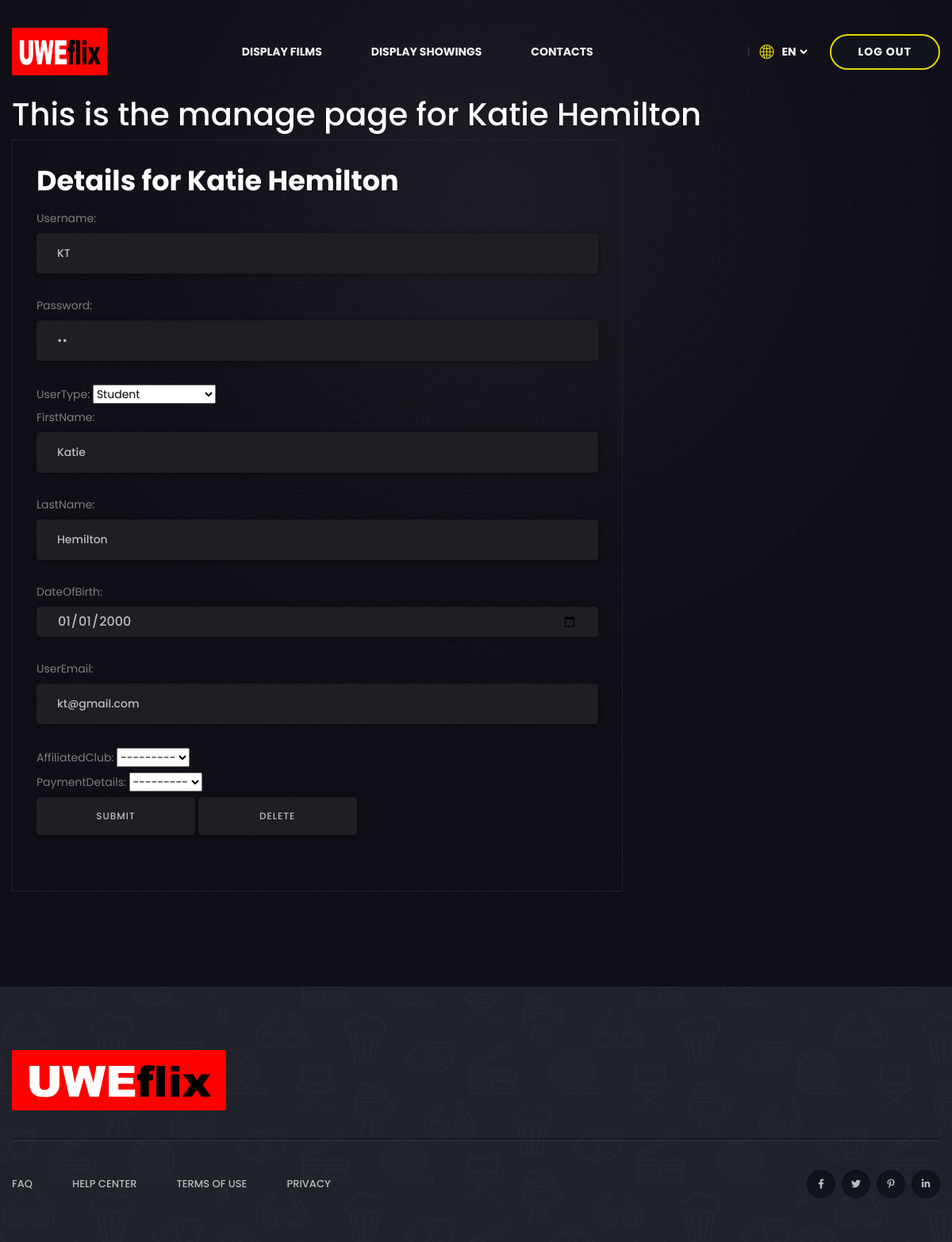
The page /accounts/user/4/ (signed in) on the database its author committed.
### accounts/models.py (models this page shows, shortened)
class User(models.Model):
    username = models.CharField(max_length=255)
    password = models.CharField(max_length=255)
    class UserType(models.TextChoices):
        CUSTOMER = 'C', _('Customer')
        STUDENT = 'S', _('Student')
        CLUBREP = 'CR', _('Club Rep')
        ACCOUNTSMANAGER = 'AM', _('Accounts Manager')
        CINEMAMANAGER = 'CM', _('Cinema Manager')
    userType = models.CharField(
        max_length = 2,
        choices = UserType.choices,
        default = UserType.CUSTOMER
    )
    firstName = models.CharField(max_length=255)
    lastName = models.CharField(max_length=255)
    dateOfBirth = models.DateField()
    userEmail = models.CharField(max_length=255)
    affiliatedClub = models.ForeignKey(Club, on_delete=models.CASCADE, blank=True, null=True)
    paymentDetails = models.ForeignKey(PaymentDetails, on_delete=models.CASCADE, blank=True, null=True)
    balance = models.IntegerField(default=0, validators=[MinValueValidator(-150)])
    activated = models.BooleanField(default=False)

### accounts/views.py (the view, shortened to what this page needs)
# urls.py: path('user/<int:userID>/', views.manageUser, {'user_required': True, 'user_types_required': (User.UserType.CINEMAMANAGER)}, name="manageUser"),
def manageUser(request, userID, user_required=True, user_types_required=(User.UserType.CINEMAMANAGER)):
    user = get_object_or_404(User, pk=userID)
    userForm = UserForm(request.POST or None, instance=user)
    context = {
        'user': user,
        'userForm': userForm
    }
    if request.method != 'POST':
        return render(request, 'accounts/manageUser.html', context)

### accounts/models.py
class UserForm(forms.ModelForm):
    class Meta:
        model = User
        fields = ('username', 'password', 'userType', 'firstName', 'lastName', 'dateOfBirth', 'userEmail', 'affiliatedClub', 'paymentDetails',) #'__all__'
        widgets = {
            'dateOfBirth': forms.DateInput(
                format=('%Y-%m-%d'),
                attrs={'class': 'form-control',
                    'placeholder': 'Select a date',
                    'type': 'date'
                }),
            'password': forms.TextInput(
                attrs={
                    'placeholder': 'Enter a password',
                    'type': 'password'
                }
            )
        }

### accounts/permissions.py (called while the page is built)
    def __call__(self, request):
        response = self.get_response(request)
        return response

    def process_view(self, request, view_func, view_args, view_kwargs):
        user_required = view_kwargs.get('user_required', None)
        user_types_required = view_kwargs.get('user_types_required', None)
        if user_required or user_types_required:
            user = self.get_authenticated_user(request)
            if not user:
                return redirect(reverse('login') + '?message=Login Required')
            if user_types_required and user.userType not in user_types_required:
                return redirect(reverse('home') + '?message=You do not have the relevant permissions')

    @staticmethod
    def get_authenticated_user(request):
        user_id = request.session.get('id', None)
        if user_id:
            try:
                user = User.objects.get(pk=user_id)
                return user
            except User.DoesNotExist:
                return None
        return None

### clubRep/models.py (called while the page is built)
    def __str__(self):
        return self.clubName

### accounts/templates/accounts/manageUser.html (shortened to what this page needs)
{% extends "uwe/base.html" %}
{% load static %}
{% block content %}
<section class="contact-area contact-bg" data-background="{% static 'uwe/img/bg/contact_bg.jpg' %}">
    <div class="container">
        <h1>This is the manage page for {{ user.firstName }} {{ user.lastName }}</h1>
        <div class="row">
            <div class="col-xl-8 col-lg-7">
                <div class="contact-form">
                    <form action="{% url 'accounts:manageUser' user.id%}" method="post">
                        <fieldset>
                            <legend>
                                <h2>Details for {{ user.firstName }} {{ user.lastName }}</h2>
                            </legend>
                            {% for field in userForm %}
                            <div class="fieldContainer">
                                {{ field.label_tag }} {{ field }}
                            </div>
                            {% endfor %}
                            <input type="submit" class="btn" name="submit" value="Submit">
                            <input type="submit" class="btn" name="delete" value="Delete">
                        </fieldset>
                    </form>
                </div>
            </div>
        </div>
    </div>
</section>
                    {%endblock%}

### uwe/static/uwe/css/style.css (style rules this page uses)
body { font-family: 'Poppins', sans-serif; font-weight: 500; font-style: normal; font-size: 14px; color: #bcbcbc; }
h1, h2, h3, h4, h5, h6 { font-family: 'Poppins', sans-serif; color: #fff; margin-top: 0px; font-style: normal; font-weight: 700; text-transform: normal; }
h1 { font-size: 40px; font-weight: 500; }
h2 { font-size: 35px; }
label { color: #7e7e7e; cursor: pointer; font-size: 14px; font-weight: 400; }
*::placeholder { color: #555555; font-size: 14px; opacity: 1; }
.btn { user-select: none; -moz-user-select: none; background: #12151e none repeat scroll 0 0; border: 2px solid #e4d804; border-radius: 50px; color: #e3dfdf; cursor: pointer; display: inline-block; font-size: 12px; font-weight: 700; letter-spacing: 1px; line-height: 1.5; margin-bottom: 0; padding: 16px 34px; text-align: center; text-transform: uppercase; touch-action: manipulation; transition: all 0.3s ease 0s; vertical-align: middle; white-space: nowrap; max-width: 200px; }
.contact-bg { background-position: top center; background-size: cover; padding: 120px 0; }
.contact-form { padding: 30px 30px 40px; border: 1px solid #232226; }
.contact-form input, .contact-form textarea { width: 100%; border: 1px solid #1f1e24; background: #1f1e24; border-radius: 4px; color: #bcbcbc; box-shadow: 0px 1px 7px 0px rgba(0, 0, 0, 0.46); font-weight: 500; padding: 14px 25px; margin-bottom: 30px; transition: .3s linear; }
.contact-form input::placeholder, .contact-form textarea::placeholder { color: #bcbcbc; font-weight: 500; }

### rows shown on the page
User: firstName "Katie", lastName "Hemilton", userForm "KT" "Student" "Katie" "Hemilton" "01/01/2000" "kt@gmail.com" "---------" "---------"

### other values the page prints
{{ field.label_tag }} "Username:" "Password:" "UserType:" "FirstName:" "LastName:" "DateOfBirth:" "UserEmail:" "AffiliatedClub:" "PaymentDetails:"
